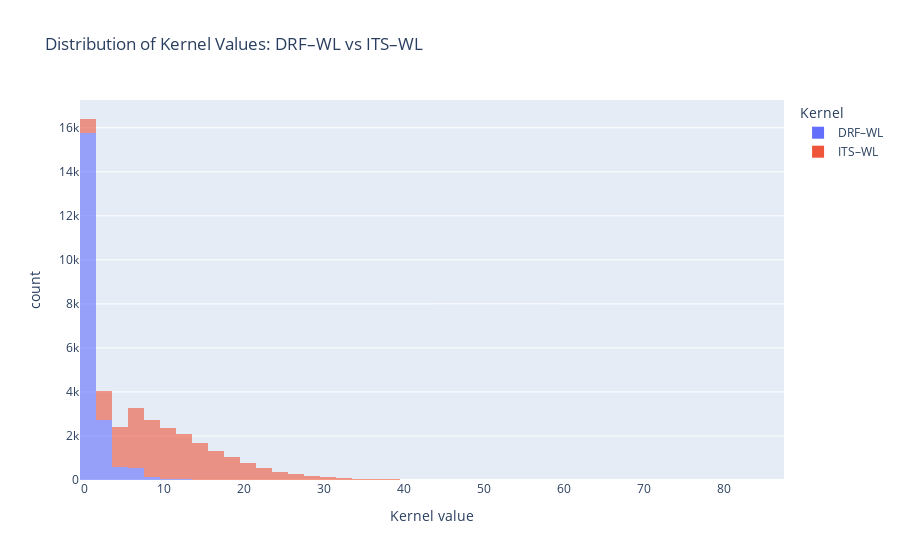

Notebook source saved alongside this figure:
### Markdown cell above
**Figure:** Kernel matrix heatmaps for DRF–WL (bottom) and ITS–WL (top) using edge-based Weisfeiler–Lehman features.
Each entry \(K_{ij}\) corresponds to the multiset intersection between the feature representations of reactions \(i\) and \(j\).
The diagonal indicates self-similarity, while off-diagonal values reflect shared structural or reaction-specific features.
DRF–WL produces a sparse kernel emphasizing reaction changes, whereas ITS–WL yields a denser kernel capturing overall structural similarity.

### Code cell
def upper_triangle_values(K):
    n = K.shape[0]
    return K[np.triu_indices(n, k=1)]

vals_drf = upper_triangle_values(K_drf)  # DRF Kernel-Matrix
vals_its = upper_triangle_values(K_its)  # ITS Kernel-Matrix

fig = px.histogram(
    x=[vals_drf, vals_its],
    labels={"value": "Kernel value", "variable": "Kernel"},
    nbins=50,
    opacity=0.6,
    title="Distribution of Kernel Values: DRF–WL vs ITS–WL",
)

fig.data[0].name = "DRF–WL"
fig.data[1].name = "ITS–WL"
fig.show()

### Figure 1 — Plotly figure (JSON) as saved in the notebook; plotly's stock layout.template omitted (floating-point values rounded to 4 significant figures; data arrays with more than 128 entries replaced by an {"elided": "..."} marker saying what was removed)
{"data": [{"bingroup": "x", "hovertemplate": "Kernel=wide_variable_0<br>Kernel value=%{x}<br>count=%{y}<extra></extra>", "legendgroup": "wide_variable_0", "marker": {"color": "#636efa", "opacity": 0.6, "pattern": {"shape": ""}}, "name": "DRF–WL", "nbinsx": 50, "orientation": "v", "showlegend": true, "type": "histogram", "x": {"elided": "19900 float values"}, "xaxis": "x", "yaxis": "y"}, {"bingroup": "x", "hovertemplate": "Kernel=wide_variable_1<br>Kernel value=%{x}<br>count=%{y}<extra></extra>", "legendgroup": "wide_variable_1", "marker": {"color": "#EF553B", "opacity": 0.6, "pattern": {"shape": ""}}, "name": "ITS–WL", "nbinsx": 50, "orientation": "v", "showlegend": true, "type": "histogram", "x": {"elided": "19900 float values"}, "xaxis": "x", "yaxis": "y"}], "layout": {"barmode": "relative", "legend": {"title": {"text": "Kernel"}, "tracegroupgap": 0}, "title": {"text": "Distribution of Kernel Values: DRF–WL vs ITS–WL"}, "xaxis": {"anchor": "y", "domain": [0, 1], "title": {"text": "Kernel value"}}, "yaxis": {"anchor": "x", "domain": [0, 1], "title": {"text": "count"}}}}
